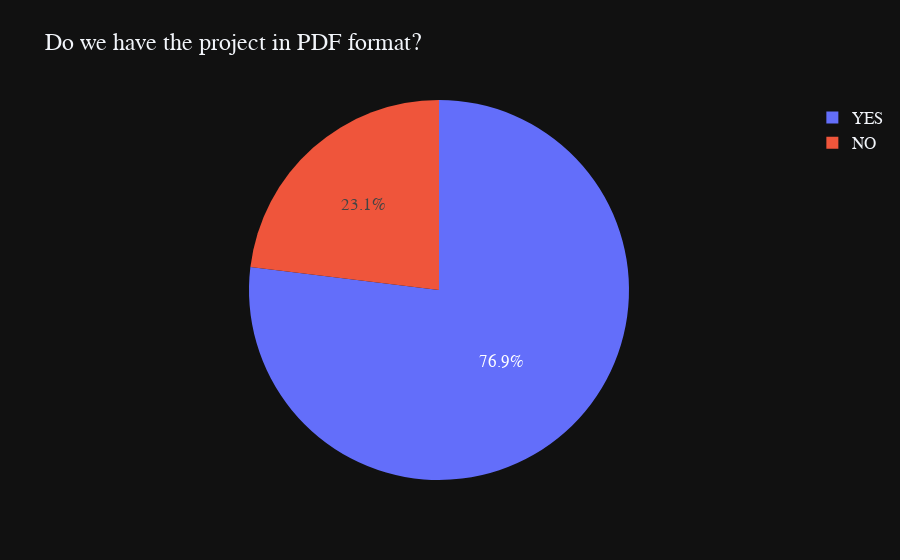

The notebook cell saved with this chart:
### Code cell
# Pie chart
fig = px.pie(project_pdf, 
            values=project_pdf.value_counts(),
            names=project_pdf.value_counts().index,
            title='Do we have the project in PDF format?',
            template='plotly_dark'
            )
fig.update_layout(
    font = dict(size=17,family="Franklin Gothic"))
fig.show()

### Figure 1 — Plotly figure (JSON) as saved in the notebook; plotly's stock layout.template omitted (floating-point values rounded to 4 significant figures)
{"data": [{"domain": {"x": [0, 1], "y": [0, 1]}, "hovertemplate": "label=%{label}<br>value=%{value}<extra></extra>", "labels": ["YES", "NO"], "legendgroup": "", "name": "", "showlegend": true, "type": "pie", "values": [180, 54]}], "layout": {"font": {"family": "Franklin Gothic", "size": 17}, "legend": {"tracegroupgap": 0}, "title": {"text": "Do we have the project in PDF format?"}}}
